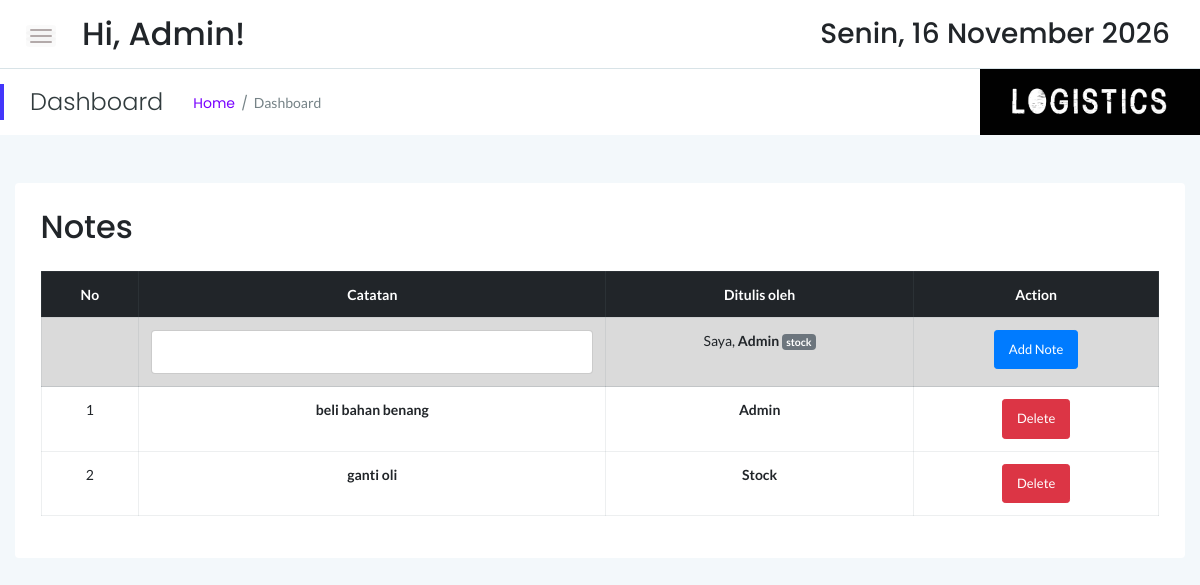
Page /stock (signed in) on the committed database.
### tables this page shows
CREATE TABLE `notes` (
  `id` int(11) NOT NULL,
  `contents` text NOT NULL,
  `admin` varchar(20) NOT NULL,
  `status` varchar(8) NOT NULL DEFAULT 'aktif'
);

### stock/index.php (the view, shortened to what this page needs)
<!doctype html>
<html class="no-js" lang="en">
<?php
    include '../dbconnect.php';
	?>
<head>
    <link rel="stylesheet" href="assets/css/bootstrap.min.css">
    <link rel="stylesheet" href="assets/css/font-awesome.min.css">
    <link rel="stylesheet" href="assets/css/themify-icons.css">
    <link rel="stylesheet" href="assets/css/metisMenu.css">
    <link rel="stylesheet" href="assets/css/owl.carousel.min.css">
    <link rel="stylesheet" href="assets/css/slicknav.min.css">
    <link rel="stylesheet" href="https://www.amcharts.com/lib/3/plugins/export/export.css" type="text/css" media="all" />
    <link rel="stylesheet" href="assets/css/typography.css">
    <link rel="stylesheet" href="assets/css/default-css.css">
    <link rel="stylesheet" href="assets/css/styles.css">
    <link rel="stylesheet" href="assets/css/responsive.css">
</head>
<body>
    <div class="page-container">
        <div class="main-content">
            <div class="header-area">
                <div class="row align-items-center">
                    <div class="col-md-6 col-sm-8 clearfix">
                        <div class="nav-btn pull-left">
                            <span></span>
                            <span></span>
                            <span></span>
                        </div>
                        <div class="search-box pull-left">
                            <form action="#">
                                <h2>Hi, <?=$_SESSION['user'];?>!</h2>
                            </form>
                        </div>
                    </div>
                    <div class="col-md-6 col-sm-4 clearfix">
                        <ul class="notification-area pull-right">
                            <li><h3><div class="date">
						</b></div></h3>
						</li>
                        </ul>
                    </div>
                </div>
            </div>
            <div class="page-title-area">
                <div class="row align-items-center">
                    <div class="col-sm-6">
                        <div class="breadcrumbs-area clearfix">
                            <h4 class="page-title pull-left">Dashboard</h4>
                            <ul class="breadcrumbs pull-left">
                                <li><a href="index.php">Home</a></li>
                                <li><span>Dashboard</span></li>
                            </ul>
                        </div>
                    </div>
                    <div class="col-sm-6 clearfix">
                        <div class="user-profile pull-right" style="color:black; padding:0px;">
                            <img src="log.jpg" width="220px" class="user-name dropdown-toggle" data-toggle="dropdown"\>
                        </div>
                    </div>
                </div>
            </div>
            <div class="main-content-inner">
                <div class="row mt-5 mb-5">
                    <div class="col-12">
                        <div class="card">
                            <div class="card-body">
                                <div class="d-sm-flex justify-content-between align-items-center">
									<h2>Notes</h2>
                                </div>
                                <div class="market-status-table mt-4">
                                    <div class="table-responsive">
										 <table class="table table-bordered table-hover"><thead class="thead-dark">
										<tr>
										 <th><center> No </center></th>
										 <th><center> Catatan </center></th>
										 <th><center> Ditulis oleh </center></th>
										 <th><center> Action </center></th>
										</tr></thead>
										 <form method ='POST' action = 'notes.php'>
										 <tr class="table-active">
											<td><center><input type = 'hidden'/></center> </td>
											<td><center> <input type = 'text' class='form-control' name = 'konten' required /></center> </td>
											<td><center>Saya, <strong><?=$_SESSION['user'];?></strong> <span class="badge badge-secondary"><?=$_SESSION['role'];?></span></center> </td>
											<td><center><input type = 'submit' name = 'submit'  class='btn btn-primary btn-sm' value = 'Add Note'/></center></td>
										 </form>
										<?php
										$queri="Select * From notes where status='aktif' Order by id DESC" ;
										$hasil=MySQLi_query ($conn,$queri);
										$i = 1;
										while ($data = mysqli_fetch_array ($hasil)){
										 echo "  <form method ='POST' action = 'done.php'>
										  <tr>
										  <td><center>".$i."</center></td>
										  <td><strong><center>".$data['contents']."</center></strong></td>
										  <td><strong><center>".$data['admin']."</center></strong></td>
										  <td><center><input type = 'hidden' name = 'id' value = '".$data['id']."'> <input type='submit' name = 'submit'  class='btn btn-danger btn-sm' value = 'Delete' formaction='del.php' /></center></td>
										  </form></td>
										  </tr> </form>
										  ";
										 $i++;
										}
										?>
										</table>
                                    </div>
                                </div>
                            </div>
                        </div>
                    </div>
                </div>
            </div>
        </div>
    </div>
</body>
</html>

### stock/assets/css/typography.css (style rules this page uses)
body { font-size: 14px; font-family: 'Lato', sans-serif; }
h1, h2, h3, h4, h5, h6 { margin: 0; font-family: 'Poppins', sans-serif; }
a, a:visited { text-decoration: none; transition: all 0.3s ease-in-out; -webkit-transition: all 0.3s ease-in-out; -moz-transition: all 0.3s ease-in-out; -o-transition: all 0.3s ease-in-out; outline: 0; font-family: 'Poppins', sans-serif; }
ul, ol { margin-bottom: 0px; margin-top: 0px; padding: 0; }
ul { margin: 0; list-style-type: none; }

### stock/assets/css/default-css.css (style rules this page uses)
* { margin: 0; padding: 0; box-sizing: border-box; }
*, *:before, *:after { -moz-box-sizing: border-box; -webkit-box-sizing: border-box; box-sizing: border-box; }
html { -webkit-font-smoothing: antialiased; }
body { background: #fff; font-weight: normal; -webkit-font-smoothing: antialiased; -webkit-text-size-adjust: 100%; }
img { max-width: 100%; height: auto; }
:root { --primary-color: #4336FB; }

### stock/assets/css/styles.css (style rules this page uses)
.page-container { width: 100%; height: 100%; min-height: 100vh; padding-left: 280px; -webkit-transition: padding-left 0.3s ease 0s; transition: padding-left 0.3s ease 0s; }
.card { border: none; border-radius: 4px; background-color: #fff; -webkit-transition: all 0.3s ease 0s; transition: all 0.3s ease 0s; }
.card-body { padding: 25.6px; padding: 1.6rem; }
.main-content { width: 100%; background: #F3F8FB; }
.main-content-inner { padding: 0 30px 50px; }
.header-area { padding: 15px 30px; background: #fff; border-bottom: 1px solid #d8e3e7; }
.nav-btn { margin-right: 30px; margin-top: 10px; cursor: pointer; }
.nav-btn span { display: block; width: 22px; height: 2px; background: #b3aaaa; margin: 4px 0; border-radius: 15px; -webkit-transition: all 0.3s ease 0s; transition: all 0.3s ease 0s; box-shadow: 0 0 0 4px rgba(99, 96, 96, 0.03); }
.search-box form { position: relative; }
.notification-area { -webkit-user-select: none; -moz-user-select: none; -ms-user-select: none; user-select: none; position: relative; z-index: 1; }
.notification-area li { display: inline-block; margin-left: 20px; cursor: pointer; -webkit-user-select: none; -moz-user-select: none; -ms-user-select: none; user-select: none; }
.page-title-area { padding: 0 30px; background: #fff; position: relative; }
.page-title-area:before { content: ''; position: absolute; left: 0; top: 50%; width: 4px; height: 36px; background: var(--primary-color); -webkit-transform: translateY(-50%); transform: translateY(-50%); }
.page-title { font-size: 24px; font-weight: 300; color: #313b3d; letter-spacing: 0; margin-right: 30px; }
ul.breadcrumbs { margin-top: 4px; }
.breadcrumbs li { display: inline-block; }
.breadcrumbs li a, .breadcrumbs li span { display: block; font-size: 14px; font-weight: 400; color: #7801ff; letter-spacing: 0; margin-right: 16px; position: relative; }
.breadcrumbs li a:before { content: '/'; color: #768387; position: absolute; right: -13px; top: 0; }
.breadcrumbs li span { margin-right: 0; color: #768387; text-transform: capitalize; }
.user-profile { margin-right: -30px; display: -webkit-box; display: -ms-flexbox; display: flex; -webkit-box-align: center; -ms-flex-align: center; align-items: center; -ms-flex-wrap: wrap; flex-wrap: wrap; background: -webkit-linear-gradient(left, #8914fe 0%, #8063f5 100%); background: linear-gradient(to right, #8914fe 0%, #8063f5 100%); padding: 17px 38px; position: relative; }
.user-name { font-size: 17px; font-weight: 500; color: #fff; letter-spacing: 0; cursor: pointer; -webkit-user-select: none; -moz-user-select: none; -ms-user-select: none; user-select: none; }
.notification-area .dropdown-toggle, .user-name.dropdown-toggle { position: relative; }
.notification-area .dropdown-toggle:after, .user-name.dropdown-toggle:after { display: none; }
.market-status-table { overflow: hidden; }
.btn { padding: 11px 17px; font-size: 13px; letter-spacing: 0; }
.btn-sm { padding: 9px 14px; }
.form-control, .form-control:focus { outline: none; box-shadow: none; }
.form-control { font-size: 14px; border: 1px solid rgba(170, 170, 170, .3); padding: 10.72px 12.8px; padding: .67rem .8rem; }
table tr th { border-bottom: none; }
table tr th, table tr td { border-top: 1px solid rgba(120, 130, 140, 0.13) !important; }
.table-bordered td, .table-bordered th { border: 1px solid rgba(120, 130, 140, 0.13) !important; }

### stock/assets/css/responsive.css (style rules this page uses)
@media (min-width: 1200px) and (max-width: 1364px) { .main-content-inner { padding: 0 15px 50px; } }
@media (min-width: 1200px) and (max-width: 1364px) { .page-container, .sbar_collapsed.page-container { padding-left: 0; } }

### rows in the picture
notes: contents "beli bahan benang", admin "Admin"
notes: contents "ganti oli", admin "Stock"

### other values in the picture
$_SESSION['user'] "Admin"
$_SESSION['role'] "stock"
